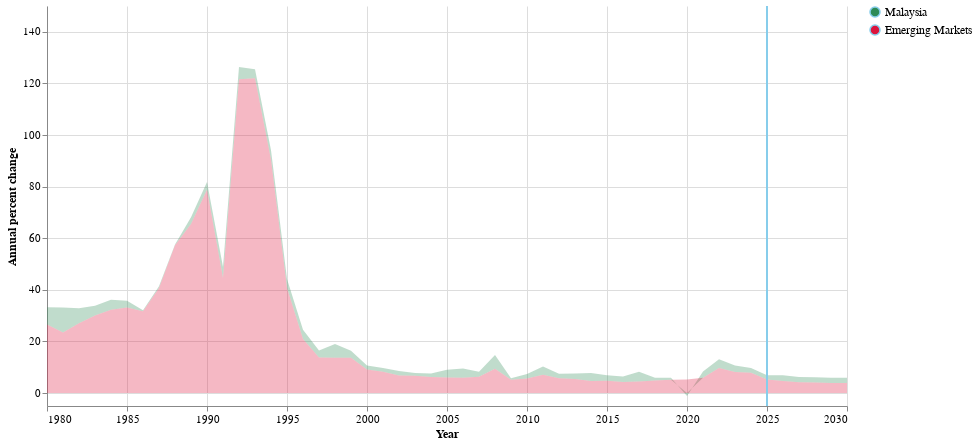

The specification (Vega-Lite) saved for this image:
### Vega-Lite specification from a JSON file in a GitHub repository (floating-point values rounded to 4 significant figures)
{"$schema": "https://vega.github.io/schema/vega-lite/v5.json", "description": "Malaysia vs Emerging Markets Inflation Comparison (1980-2030)", "width": 800, "height": 400, "data": {"values": [{"Country": "Malaysia", "Year": "1980", "Inflation": 6.7}, {"Country": "Malaysia", "Year": "1981", "Inflation": 9.7}, {"Country": "Malaysia", "Year": "1982", "Inflation": 5.8}, {"Country": "Malaysia", "Year": "1983", "Inflation": 3.7}, {"Country": "Malaysia", "Year": "1984", "Inflation": 3.9}, {"Country": "Malaysia", "Year": "1985", "Inflation": 2.6}, {"Country": "Malaysia", "Year": "1986", "Inflation": 0.4}, {"Country": "Malaysia", "Year": "1987", "Inflation": 0.7}, {"Country": "Malaysia", "Year": "1988", "Inflation": 0.3}, {"Country": "Malaysia", "Year": "1989", "Inflation": 2.6}, {"Country": "Malaysia", "Year": "1990", "Inflation": 3}, {"Country": "Malaysia", "Year": "1991", "Inflation": 4.3}, {"Country": "Malaysia", "Year": "1992", "Inflation": 4.8}, {"Country": "Malaysia", "Year": "1993", "Inflation": 3.5}, {"Country": "Malaysia", "Year": "1994", "Inflation": 3.7}, {"Country": "Malaysia", "Year": "1995", "Inflation": 3.5}, {"Country": "Malaysia", "Year": "1996", "Inflation": 3.5}, {"Country": "Malaysia", "Year": "1997", "Inflation": 2.7}, {"Country": "Malaysia", "Year": "1998", "Inflation": 5.3}, {"Country": "Malaysia", "Year": "1999", "Inflation": 2.7}, {"Country": "Malaysia", "Year": "2000", "Inflation": 1.6}, {"Country": "Malaysia", "Year": "2001", "Inflation": 1.4}, {"Country": "Malaysia", "Year": "2002", "Inflation": 1.8}, {"Country": "Malaysia", "Year": "2003", "Inflation": 1.1}, {"Country": "Malaysia", "Year": "2004", "Inflation": 1.4}, {"Country": "Malaysia", "Year": "2005", "Inflation": 3}, {"Country": "Malaysia", "Year": "2006", "Inflation": 3.6}, {"Country": "Malaysia", "Year": "2007", "Inflation": 2}, {"Country": "Malaysia", "Year": "2008", "Inflation": 5.4}, {"Country": "Malaysia", "Year": "2009", "Inflation": 0.6}, {"Country": "Malaysia", "Year": "2010", "Inflation": 1.7}, {"Country": "Malaysia", "Year": "2011", "Inflation": 3.2}, {"Country": "Malaysia", "Year": "2012", "Inflation": 1.7}, {"Country": "Malaysia", "Year": "2013", "Inflation": 2.1}, {"Country": "Malaysia", "Year": "2014", "Inflation": 3.1}, {"Country": "Malaysia", "Year": "2015", "Inflation": 2.1}, {"Country": "Malaysia", "Year": "2016", "Inflation": 2.1}, {"Country": "Malaysia", "Year": "2017", "Inflation": 3.8}, {"Country": "Malaysia", "Year": "2018", "Inflation": 1}, {"Country": "Malaysia", "Year": "2019", "Inflation": 0.7}, {"Country": "Malaysia", "Year": "2020", "Inflation": -1.1}, {"Country": "Malaysia", "Year": "2021", "Inflation": 2.5}, {"Country": "Malaysia", "Year": "2022", "Inflation": 3.4}, {"Country": "Malaysia", "Year": "2023", "Inflation": 2.5}, {"Country": "Malaysia", "Year": "2024", "Inflation": 1.8}, {"Country": "Malaysia", "Year": "2025", "Inflation": 1.6}, {"Country": "Malaysia", "Year": "2026", "Inflation": 2.2}, {"Country": "Malaysia", "Year": "2027", "Inflation": 2}, {"Country": "Malaysia", "Year": "2028", "Inflation": 2}, {"Country": "Malaysia", "Year": "2029", "Inflation": 2}, {"Country": "Malaysia", "Year": "2030", "Inflation": 2}, {"Country": "Emerging Markets", "Year": "1980", "Inflation": 26.6}, {"Country": "Emerging Markets", "Year": "1981", "Inflation": 23.5}, {"Country": "Emerging Markets", "Year": "1982", "Inflation": 27.1}, {"Country": "Emerging Markets", "Year": "1983", "Inflation": 30.1}, {"Country": "Emerging Markets", "Year": "1984", "Inflation": 32.3}, {"Country": "Emerging Markets", "Year": "1985", "Inflation": 33.2}, {"Country": "Emerging Markets", "Year": "1986", "Inflation": 31.7}, {"Country": "Emerging Markets", "Year": "1987", "Inflation": 40.7}, {"Country": "Emerging Markets", "Year": "1988", "Inflation": 57.3}, {"Country": "Emerging Markets", "Year": "1989", "Inflation": 65.5}, {"Country": "Emerging Markets", "Year": "1990", "Inflation": 78.8}, {"Country": "Emerging Markets", "Year": "1991", "Inflation": 44.6}, {"Country": "Emerging Markets", "Year": "1992", "Inflation": 121.6}, {"Country": "Emerging Markets", "Year": "1993", "Inflation": 122}, {"Country": "Emerging Markets", "Year": "1994", "Inflation": 90.4}, {"Country": "Emerging Markets", "Year": "1995", "Inflation": 40.7}, {"Country": "Emerging Markets", "Year": "1996", "Inflation": 21}, {"Country": "Emerging Markets", "Year": "1997", "Inflation": 13.8}, {"Country": "Emerging Markets", "Year": "1998", "Inflation": 13.7}, {"Country": "Emerging Markets", "Year": "1999", "Inflation": 13.7}, {"Country": "Emerging Markets", "Year": "2000", "Inflation": 9.1}, {"Country": "Emerging Markets", "Year": "2001", "Inflation": 8.3}, {"Country": "Emerging Markets", "Year": "2002", "Inflation": 6.8}, {"Country": "Emerging Markets", "Year": "2003", "Inflation": 6.7}, {"Country": "Emerging Markets", "Year": "2004", "Inflation": 6.2}, {"Country": "Emerging Markets", "Year": "2005", "Inflation": 6}, {"Country": "Emerging Markets", "Year": "2006", "Inflation": 5.9}, {"Country": "Emerging Markets", "Year": "2007", "Inflation": 6.3}, {"Country": "Emerging Markets", "Year": "2008", "Inflation": 9.4}, {"Country": "Emerging Markets", "Year": "2009", "Inflation": 5.2}, {"Country": "Emerging Markets", "Year": "2010", "Inflation": 5.7}, {"Country": "Emerging Markets", "Year": "2011", "Inflation": 7.1}, {"Country": "Emerging Markets", "Year": "2012", "Inflation": 5.8}, {"Country": "Emerging Markets", "Year": "2013", "Inflation": 5.5}, {"Country": "Emerging Markets", "Year": "2014", "Inflation": 4.7}, {"Country": "Emerging Markets", "Year": "2015", "Inflation": 4.8}, {"Country": "Emerging Markets", "Year": "2016", "Inflation": 4.3}, {"Country": "Emerging Markets", "Year": "2017", "Inflation": 4.5}, {"Country": "Emerging Markets", "Year": "2018", "Inflation": 4.9}, {"Country": "Emerging Markets", "Year": "2019", "Inflation": 5.2}, {"Country": "Emerging Markets", "Year": "2020", "Inflation": 5.3}, {"Country": "Emerging Markets", "Year": "2021", "Inflation": 5.9}, {"Country": "Emerging Markets", "Year": "2022", "Inflation": 9.7}, {"Country": "Emerging Markets", "Year": "2023", "Inflation": 8.2}, {"Country": "Emerging Markets", "Year": "2024", "Inflation": 7.9}, {"Country": "Emerging Markets", "Year": "2025", "Inflation": 5.3}, {"Country": "Emerging Markets", "Year": "2026", "Inflation": 4.7}, {"Country": "Emerging Markets", "Year": "2027", "Inflation": 4.2}, {"Country": "Emerging Markets", "Year": "2028", "Inflation": 4.1}, {"Country": "Emerging Markets", "Year": "2029", "Inflation": 3.9}, {"Country": "Emerging Markets", "Year": "2030", "Inflation": 3.9}]}, "layer": [{"mark": {"type": "area", "strokeWidth": 2, "stroke": true, "fillOpacity": 0.3}, "encoding": {"x": {"field": "Year", "type": "quantitative", "title": "Year", "scale": {"domain": [1980, 2030]}, "axis": {"tickCount": 10, "format": "d"}}, "y": {"field": "Inflation", "type": "quantitative", "title": "Annual percent change", "scale": {"domain": [-5, 150]}}, "color": {"field": "Country", "type": "nominal", "scale": {"domain": ["Malaysia", "Emerging Markets"], "range": ["#2E8B57", "#DC143C"]}, "title": null}, "strokeDash": {"condition": {"test": "datum.Year >= 2025", "value": [5, 5]}, "value": [0, 0]}, "tooltip": [{"field": "Year", "title": "Year"}, {"field": "Inflation", "title": "Annual percent change", "format": ".1f"}]}}, {"mark": {"type": "rule", "stroke": "#87CEEB", "strokeWidth": 1.5, "opacity": 0.8}, "encoding": {"x": {"datum": 2025}}}], "config": {"title": {"fontSize": 18, "fontWeight": "bold"}, "legend": {"labelFontSize": 12, "titleFontSize": 13}, "axis": {"labelFontSize": 11, "titleFontSize": 12}, "view": {"stroke": "transparent"}}}
